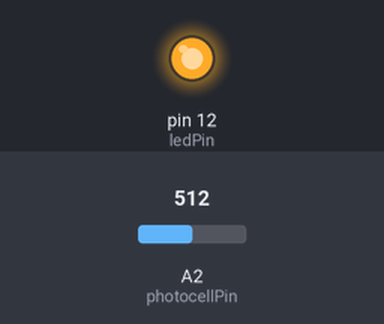
A sketch run on a simulated Arduino Uno, built with avr-gcc and run on an emulated ATmega328P. Shown: output pins drawn as LEDs (lit = HIGH). Inputs (shaded band) come from the test bench; at power-on: A2 (photocellPin) = 512.

Above: at 1.2 s.
1.3 s: A2 (photocellPin) set to 520
At 2.2 s:
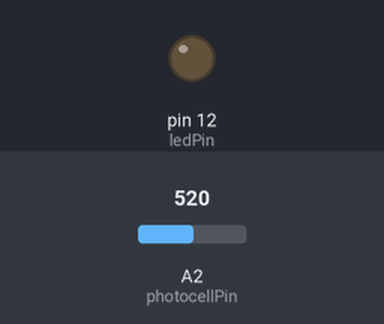
2.8 s: A2 (photocellPin) set to 511
At 3.3 s:
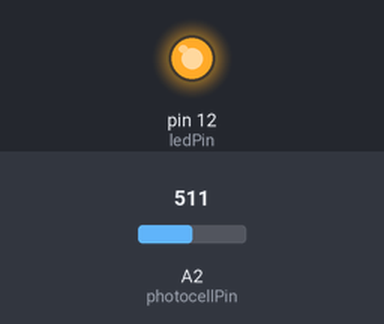
4.3 s: A2 (photocellPin) set to 716
At 5.7 s:
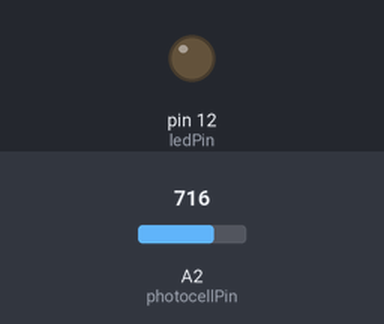
Timing chart, 0 to 7.3 s (numbered marks = the images above; inputs shaded):
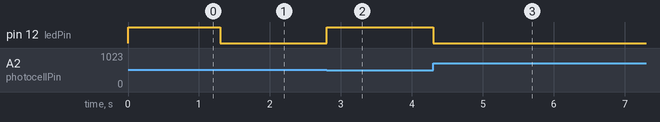

The sketch:

LightSensor.ard.ino
```cpp
int photocellPin = 2;   //定义变量 photocellsh=2，为电压读取端口。
int ledPin = 12;    //定义变量 ledPin=12，为 led 电平输出端口
int val = 0;      //定义 val 变量的起始值


void setup() {
  pinMode(ledPin, OUTPUT); //使 ledPin 为输出模式
}

void loop() {
  val = analogRead(photocellPin); //从传感器读取值
  if(val<=512){
    //512=2.5V，想让传感器敏感一些的时候，把数值调高，想让传感器迟钝的时候把数值调低。
    digitalWrite(ledPin, HIGH); //当 val 小于 512(2.5V)的时候，led 亮。
  }
  else{
    digitalWrite(ledPin, LOW);
  }
}
```

Measured:
- the behaviour switches between 512 and 513 on A2 (photocellPin) (found by bisection; images 0 and 1)
- after the input at 1.3 s, pin 12 (ledPin): HIGH → LOW at once
- after the input at 2.8 s, pin 12 (ledPin): LOW → HIGH at once
- after the input at 4.3 s, pin 12 (ledPin): HIGH → LOW at once
